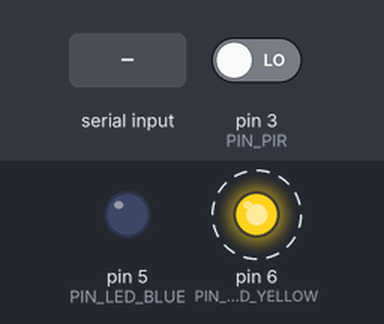
This program was run on a simulated Arduino Nano, built with avr-gcc and run on an emulated ATmega328P. On the bench: output pins drawn as LEDs (lit = HIGH). Dashed ring = blinking. The test bench sets the inputs (shaded band); at power-on: pin 3 (PIN_PIR) LOW. Pins used as bus, display or sensor lines are not drawn; what the program prints to the serial monitor is not drawn.

Above: at 1.2 s.
1.3 s: "s" received over Serial
Timing chart, 0 to 10.3 s (numbered marks = the images above; inputs shaded):
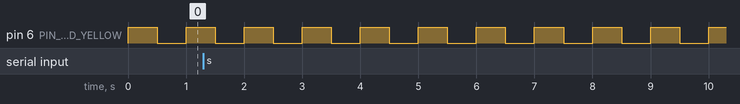

The program:

main.cpp
```cpp
#include <Arduino.h>
#include <SPI.h>
#include <mcp2515.h>

// ============================================================
// CAN-Guard - Node 4
// Arduino Nano V3 + SR602 + HW-184
//
// Pins:
//   SR602 OUT: D3
//   LED blau:  D5, ueber 330 Ohm
//   LED gelb:  D6, ueber 330 Ohm
//   CAN CS:    D10
//   CAN INT:   D2, hier nicht ausgewertet
//   SPI:       D11 MOSI / D12 MISO / D13 SCK
//
// Sensornachricht:
//   ID 0x106, DLC 2
//   B0: Bewegung, 0 = nein, 1 = ja
//   B1: Status, 0 = bereit, 1 = Anlaufphase
//
// Diagnose:
//   ID 0x1F4, DLC 4
//   B0: Sensor-ID 1 = SR602
//   B1: 1 = nicht verfuegbar, 0 = wieder verfuegbar
//   B2: 2 = noch keine nutzbaren Daten
//   B3: Ereigniszaehler
//
// Diagnose betrifft hier ausschliesslich die Anlaufphase.
// Keine sichere Erkennung eines defekten digitalen Ausgangs.
//
// Serieller Monitor, 115200 Baud:
//   s = Status anzeigen
// ============================================================


// -------------------- Pins --------------------

constexpr uint8_t PIN_PIR = 3;
constexpr uint8_t PIN_LED_BLUE = 5;
constexpr uint8_t PIN_LED_YELLOW = 6;
constexpr uint8_t PIN_CAN_CS = 10;
constexpr uint8_t PIN_CAN_INT = 2;

MCP2515 mcp2515(PIN_CAN_CS);


// -------------------- CAN-Protokoll --------------------

constexpr uint16_t CAN_ID_SENSOR = 0x106;
constexpr uint16_t CAN_ID_DIAG = 0x1F4;

constexpr uint8_t SENSOR_ID = 1;

constexpr uint8_t EVENT_CLEARED = 0x00;
constexpr uint8_t EVENT_ACTIVE = 0x01;
constexpr uint8_t ERROR_NO_DATA = 0x02;


// -------------------- Zeitparameter --------------------

constexpr uint32_t WARMUP_MS = 60000;
constexpr uint32_t MOTION_HOLD_MS = 3000;

constexpr uint32_t SENSOR_SEND_INTERVAL_MS = 1000;
constexpr uint32_t SENSOR_RETRY_MS = 100;

constexpr uint32_t YELLOW_BLINK_HALF_PERIOD_MS = 500;

constexpr uint32_t DIAG_CHECK_INTERVAL_MS = 100;
constexpr uint32_t DIAG_REPEAT_MS = 5000;
constexpr uint32_t DIAG_MIN_GAP_MS = 200;

constexpr uint32_t CAN_INIT_RETRY_MS = 2000;

constexpr uint8_t INVALID_LIMIT = 3;
constexpr uint8_t VALID_LIMIT = 3;
constexpr uint8_t DIAG_QUEUE_SIZE = 4;

// true:
// Anlaufphase nach drei Checks diagnostizieren.
// false:
// Anlaufphase nur im Statusbyte von 0x106 anzeigen.
constexpr bool DIAGNOSE_WARMUP = true;


// -------------------- Lokaler Zustand --------------------

uint32_t startupMs = 0;

bool warmingUp = true;
bool rawMotion = false;
bool motionActive = false;

bool motionHighSeen = false;
uint32_t lastMotionHighMs = 0;


// -------------------- CAN-Zeitverwaltung --------------------

bool canReady = false;
uint32_t lastCanInitAttemptMs = 0;

bool sensorPending = true;
bool sensorAttemptMade = false;
bool sensorAcceptedOnce = false;

uint32_t lastSensorAttemptMs = 0;
uint32_t lastSensorAcceptedMs = 0;


// -------------------- Diagnosezustand --------------------

bool startupDiagnosticActive = false;

uint8_t invalidCount = 0;
uint8_t validCount = 0;
uint8_t eventCounter = 0;

uint32_t lastDiagCheckMs = 0;

bool diagAttemptMade = false;
uint32_t lastDiagAttemptMs = 0;
uint32_t lastDiagAcceptedMs = 0;


// -------------------- Diagnosewarteschlange --------------------

struct DiagnosticEvent {
  uint8_t eventType;
  uint8_t counter;
};

DiagnosticEvent diagQueue[DIAG_QUEUE_SIZE];

uint8_t queueHead = 0;
uint8_t queueCount = 0;

uint32_t queueOverflows = 0;


// -------------------- Statistik --------------------

// "Accepted": sendMessage() lieferte ERROR_OK.
// Kein Ende-zu-Ende-Nachweis fuer Gateway-Empfang.
uint32_t sensorTxAccepted = 0;
uint32_t sensorTxErrors = 0;

uint32_t diagTxAccepted = 0;
uint32_t diagTxErrors = 0;


// -------------------- Zeitvergleich --------------------

bool elapsed(uint32_t now,
             uint32_t previous,
             uint32_t interval) {
  return static_cast<uint32_t>(now - previous) >= interval;
}


// -------------------- CAN initialisieren --------------------

bool initializeCan() {
  if (mcp2515.reset() != MCP2515::ERROR_OK) {
    Serial.println(F("[CAN] Reset fehlgeschlagen."));
    return false;
  }

  if (mcp2515.setBitrate(CAN_500KBPS, MCP_8MHZ)
      != MCP2515::ERROR_OK) {
    Serial.println(F("[CAN] Bitrate fehlgeschlagen."));
    return false;
  }

  if (mcp2515.setNormalMode() != MCP2515::ERROR_OK) {
    Serial.println(F("[CAN] Normalmodus fehlgeschlagen."));
    return false;
  }

  Serial.println(F("[CAN] Bereit: 500 kbit/s, Quarz 8 MHz."));
  return true;
}


// -------------------- Diagnose vormerken --------------------

void enqueueDiagnostic(uint8_t eventType) {
  if (queueCount == DIAG_QUEUE_SIZE) {
    queueHead =
        static_cast<uint8_t>((queueHead + 1) % DIAG_QUEUE_SIZE);

    queueCount--;
    queueOverflows++;
  }

  const uint8_t tail =
      static_cast<uint8_t>(
          (queueHead + queueCount) % DIAG_QUEUE_SIZE);

  eventCounter++;

  diagQueue[tail].eventType = eventType;
  diagQueue[tail].counter = eventCounter;

  queueCount++;
}


// -------------------- Diagnosezustand aendern --------------------

void setStartupDiagnostic(bool active) {
  if (active == startupDiagnosticActive) {
    return;
  }

  startupDiagnosticActive = active;

  enqueueDiagnostic(active ? EVENT_ACTIVE : EVENT_CLEARED);
}


// -------------------- Lokalen Zustand aktualisieren --------------------

void updateLocalState(uint32_t now) {
  const bool previousWarmup = warmingUp;
  const bool previousMotion = motionActive;

  rawMotion = digitalRead(PIN_PIR) == HIGH;

  // Einmal abgeschlossene Anlaufphase bleibt abgeschlossen.
  if (warmingUp && elapsed(now, startupMs, WARMUP_MS)) {
    warmingUp = false;
  }

  if (warmingUp) {
    motionActive = false;
    motionHighSeen = false;

  } else {
    if (rawMotion) {
      motionHighSeen = true;
      lastMotionHighMs = now;
    }

    // Nachlaufzeit beginnt, wenn der Ausgang nicht mehr HIGH ist.
    motionActive =
        motionHighSeen &&
        (rawMotion ||
         !elapsed(now, lastMotionHighMs, MOTION_HOLD_MS));
  }

  if (previousWarmup != warmingUp ||
      previousMotion != motionActive) {
    sensorPending = true;
  }

  // Lokale LEDs arbeiten unabhaengig von CAN.
  digitalWrite(
      PIN_LED_BLUE,
      (!warmingUp && motionActive) ? HIGH : LOW);

  if (warmingUp) {
    const bool yellowOn =
        ((static_cast<uint32_t>(now - startupMs) /
          YELLOW_BLINK_HALF_PERIOD_MS) % 2UL) == 0;

    digitalWrite(PIN_LED_YELLOW, yellowOn ? HIGH : LOW);

  } else {
    digitalWrite(
        PIN_LED_YELLOW,
        motionActive ? LOW : HIGH);
  }
}


// -------------------- Diagnose entprellen --------------------

void updateDiagnosticState(uint32_t now) {
  if (!DIAGNOSE_WARMUP ||
      !elapsed(now, lastDiagCheckMs, DIAG_CHECK_INTERVAL_MS)) {
    return;
  }

  lastDiagCheckMs = now;

  if (warmingUp) {
    validCount = 0;

    if (invalidCount < INVALID_LIMIT) {
      invalidCount++;
    }

    if (invalidCount >= INVALID_LIMIT) {
      setStartupDiagnostic(true);
    }

  } else {
    invalidCount = 0;

    if (validCount < VALID_LIMIT) {
      validCount++;
    }

    if (validCount >= VALID_LIMIT) {
      setStartupDiagnostic(false);
    }
  }
}


// -------------------- Sensornachricht senden --------------------

void sendSensorFrame(uint32_t now) {
  if (!canReady) {
    return;
  }

  const bool cyclicDue =
      !sensorAcceptedOnce ||
      elapsed(
          now,
          lastSensorAcceptedMs,
          SENSOR_SEND_INTERVAL_MS);

  if (!sensorPending && !cyclicDue) {
    return;
  }

  // Fehlgeschlagene Versuche nicht in jeder Loop wiederholen.
  if (sensorAttemptMade &&
      elapsed(now, lastSensorAttemptMs, SENSOR_RETRY_MS) == false) {
    return;
  }

  struct can_frame frame = {};

  frame.can_id = CAN_ID_SENSOR;
  frame.can_dlc = 2;

  frame.data[0] = (!warmingUp && motionActive) ? 1 : 0;
  frame.data[1] = warmingUp ? 1 : 0;

  sensorAttemptMade = true;
  lastSensorAttemptMs = now;

  if (mcp2515.sendMessage(&frame) != MCP2515::ERROR_OK) {
    sensorTxErrors++;
    sensorPending = true;
    return;
  }

  sensorTxAccepted++;
  sensorAcceptedOnce = true;
  lastSensorAcceptedMs = now;
  sensorPending = false;
}


// -------------------- Diagnosen senden --------------------

void processDiagnostics(uint32_t now) {
  if (!canReady) {
    return;
  }

  if (diagAttemptMade &&
      !elapsed(now, lastDiagAttemptMs, DIAG_MIN_GAP_MS)) {
    return;
  }

  const bool queued = queueCount > 0;

  const bool repeatDue =
      startupDiagnosticActive &&
      elapsed(now, lastDiagAcceptedMs, DIAG_REPEAT_MS);

  if (!queued && !repeatDue) {
    return;
  }

  DiagnosticEvent event;

  if (queued) {
    event = diagQueue[queueHead];
  } else {
    event.eventType = EVENT_ACTIVE;
    event.counter = eventCounter;
  }

  struct can_frame frame = {};

  frame.can_id = CAN_ID_DIAG;
  frame.can_dlc = 4;

  frame.data[0] = SENSOR_ID;
  frame.data[1] = event.eventType;
  frame.data[2] = ERROR_NO_DATA;
  frame.data[3] = event.counter;

  diagAttemptMade = true;
  lastDiagAttemptMs = now;

  if (mcp2515.sendMessage(&frame) != MCP2515::ERROR_OK) {
    diagTxErrors++;
    return;
  }

  diagTxAccepted++;
  lastDiagAcceptedMs = now;

  if (queued) {
    queueHead =
        static_cast<uint8_t>((queueHead + 1) % DIAG_QUEUE_SIZE);

    queueCount--;
  }

  Serial.print(F("[DIAG] 0x1F4 Event=0x"));
  Serial.print(event.eventType, HEX);

  Serial.print(F(" Code=0x"));
  Serial.print(ERROR_NO_DATA, HEX);

  Serial.print(F(" Counter="));
  Serial.println(event.counter);
}


// -------------------- Empfangspuffer leeren --------------------

void serviceCanReceive() {
  if (!canReady) {
    return;
  }

  struct can_frame frame;

  // Node 4 verarbeitet derzeit keine Eingangssignale.
  for (uint8_t i = 0; i < 2; i++) {
    if (mcp2515.readMessage(&frame) != MCP2515::ERROR_OK) {
      break;
    }
  }
}


// -------------------- Status anzeigen --------------------

void printStatus() {
  Serial.print(F("[NODE4] Zustand="));

  if (warmingUp) {
    Serial.print(F("ANLAUFPHASE"));
  } else if (motionActive) {
    Serial.print(F("BEWEGUNG"));
  } else {
    Serial.print(F("RUHE"));
  }

  Serial.print(F(" PIR-Rohsignal="));
  Serial.println(rawMotion ? 1 : 0);

  Serial.print(F("[TX] Sensor akzeptiert/Fehler="));
  Serial.print(sensorTxAccepted);
  Serial.print('/');
  Serial.print(sensorTxErrors);

  Serial.print(F(" Diagnose akzeptiert/Fehler="));
  Serial.print(diagTxAccepted);
  Serial.print('/');
  Serial.println(diagTxErrors);

  Serial.print(F("[QUEUE] Belegt="));
  Serial.print(queueCount);

  Serial.print(F(" Ueberlaeufe="));
  Serial.println(queueOverflows);

  if (canReady) {
    Serial.print(F("[CAN] EFLG=0x"));
    Serial.print(mcp2515.getErrorFlags(), HEX);

    Serial.print(F(" TEC="));
    Serial.print(mcp2515.errorCountTX());

    Serial.print(F(" REC="));
    Serial.println(mcp2515.errorCountRX());

  } else {
    Serial.println(F("[CAN] Nicht initialisiert."));
  }
}


// -------------------- Setup --------------------

void setup() {
  Serial.begin(115200);

  pinMode(PIN_PIR, INPUT);
  pinMode(PIN_LED_BLUE, OUTPUT);
  pinMode(PIN_LED_YELLOW, OUTPUT);
  pinMode(PIN_CAN_INT, INPUT_PULLUP);

  digitalWrite(PIN_LED_BLUE, LOW);
  digitalWrite(PIN_LED_YELLOW, HIGH);

  startupMs = millis();
  lastDiagCheckMs = startupMs;

  SPI.begin();

  canReady = initializeCan();
  lastCanInitAttemptMs = millis();

  Serial.println(F("[NODE4] SR602 D3, LED blau D5, LED gelb D6"));
  Serial.println(F("[NODE4] 0x106 / DLC 2 / 1000 ms + Aenderung"));
  Serial.println(F("[NODE4] Diagnose 0x1F4 / DLC 4"));
  Serial.println(F("[NODE4] Anlaufzeit 60 s, Nachlaufzeit 3 s"));
  Serial.println(F("[SERIAL] s = Status"));
}


// -------------------- Hauptschleife --------------------

void loop() {
  uint32_t now = millis();

  // Lokale Funktionen zuerst, unabhaengig von CAN.
  updateLocalState(now);
  updateDiagnosticState(now);

  if (!canReady &&
      elapsed(now, lastCanInitAttemptMs, CAN_INIT_RETRY_MS)) {
    lastCanInitAttemptMs = now;
    canReady = initializeCan();
  }

  now = millis();

  serviceCanReceive();
  sendSensorFrame(now);
  processDiagnostics(now);

  if (Serial.available() > 0) {
    const char command = static_cast<char>(Serial.read());

    if (command == 's' || command == 'S') {
      printStatus();
    }
  }
}
```

Measured:
- by itself, pin 6 (PIN_LED_YELLOW): alternates HIGH for 0.50 s and LOW for 0.50 s
